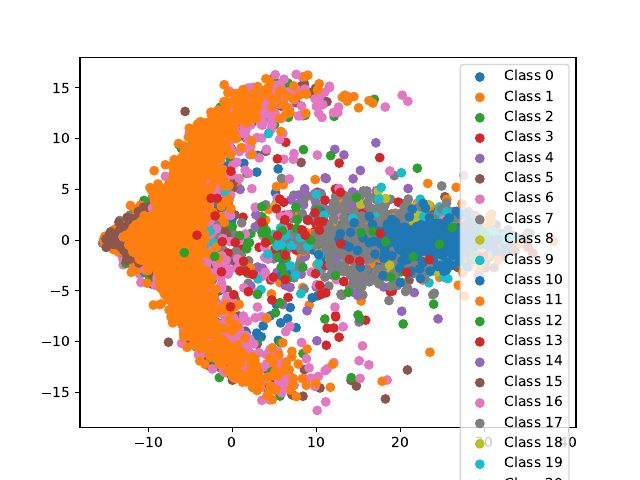

Recreate this plot in Python.
from preprocess import MembershipDataset
from sklearn.decomposition import PCA
import torch
import numpy as np
import matplotlib.pyplot as plt

dataset = torch.load("data/pub.pt")
imgs = torch.stack(dataset.imgs).view(len(dataset.imgs), -1).numpy()
label = np.array(dataset.labels)

pca = PCA(n_components=3)
pca.fit(imgs)
transformed = pca.transform(imgs)
label_points = {i: transformed[label == i] for i in range(44)}
# plot pca and color label by class, has 44 classes total
for i in range(44):
    points = label_points[i]
    plt.scatter(points[:, 0], points[:, 1], label=f"Class {i}")
plt.legend()
plt.savefig("pca.pdf")
